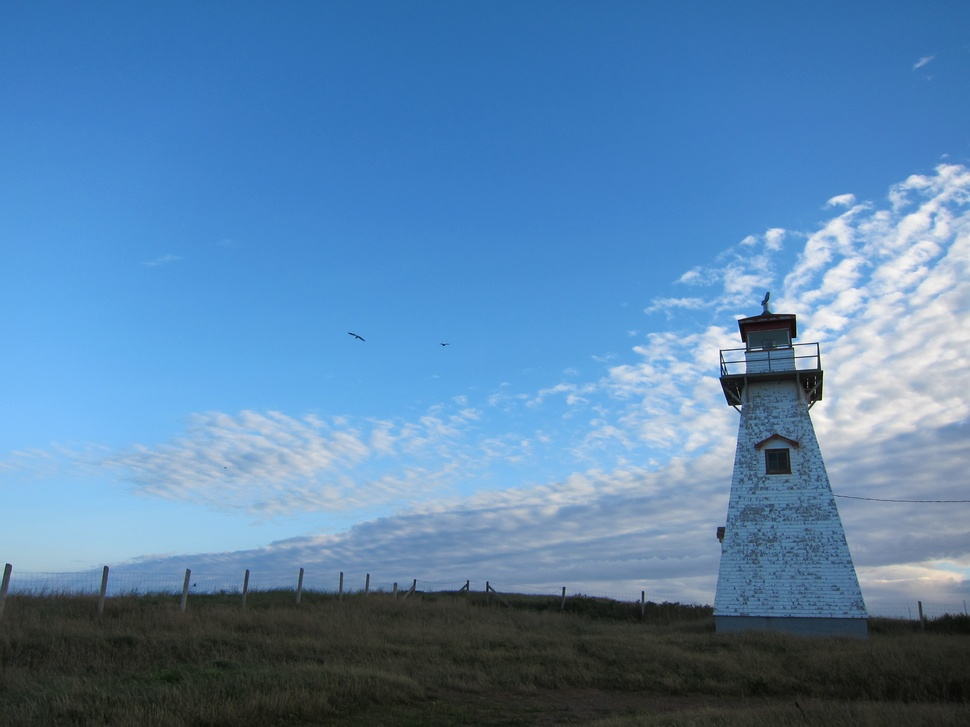
#> input picture IMG_1396.JPG, 970 x 727 px, shrunk from 3648 x 2736 before the run
$ python filter3.py ../IMG_1396.JPG
#> lines starting #> are read from the running program, lines starting #| are printed output that depends on the picture
from PIL import Image, ImageFilter, ImageOps, ImageEnhance
import sys

img = Image.open(sys.argv[1])
#> img is the input picture: PIL image 970x727 RGB; mean R, G, B 88.7, 131.4, 172.4
width, height = img.width, img.height
img = ImageOps.posterize(img, 4)

r = img.split()[0]
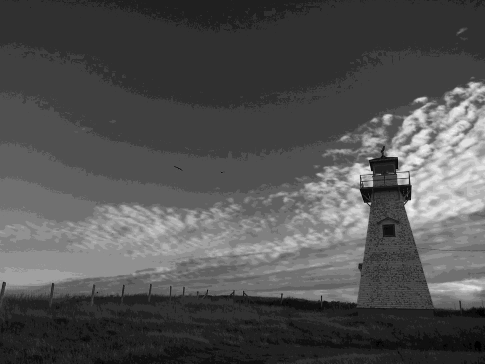
#> r: PIL image 970x727 L (shown at 1/2 size); min 0, max 240, mean 81.2
r = ImageEnhance.Contrast(r).enhance(2.0)
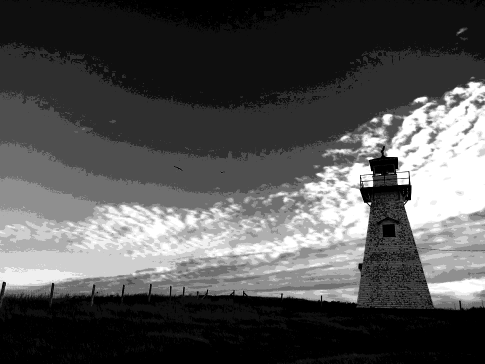
#> r: PIL image 970x727 L (shown at 1/2 size); min 0, max 255, mean 82.5
r = ImageEnhance.Brightness(r).enhance(1.5)
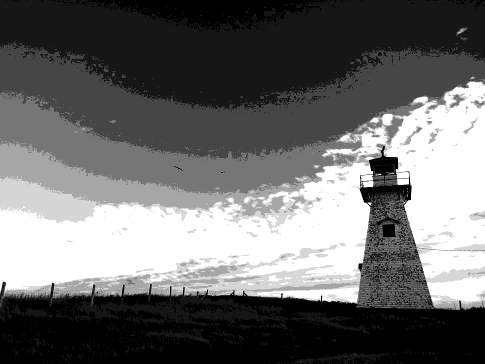
#> r: PIL image 970x727 L (shown at 1/2 size); min 0, max 255, mean 107.8
r = ImageOps.colorize(r, (0,0,255), (255,0,255))
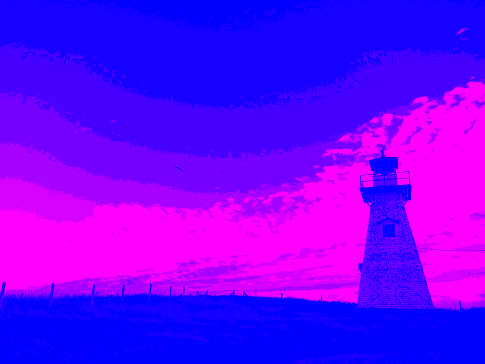
#> r: PIL image 970x727 RGB (shown at 1/2 size); mean R, G, B 107.8, 0, 255

img = Image.blend(img, r, 0.55)
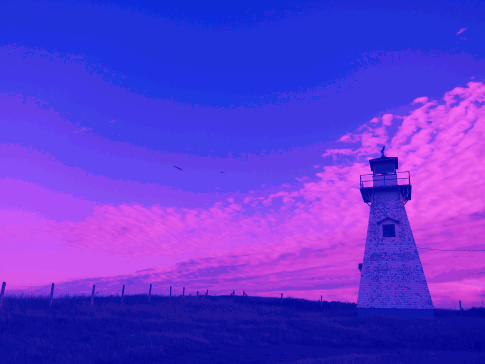
#> img: PIL image 970x727 RGB (shown at 1/2 size); mean R, G, B 95.4, 55.3, 213.9
img = ImageEnhance.Sharpness(img).enhance(20.0)
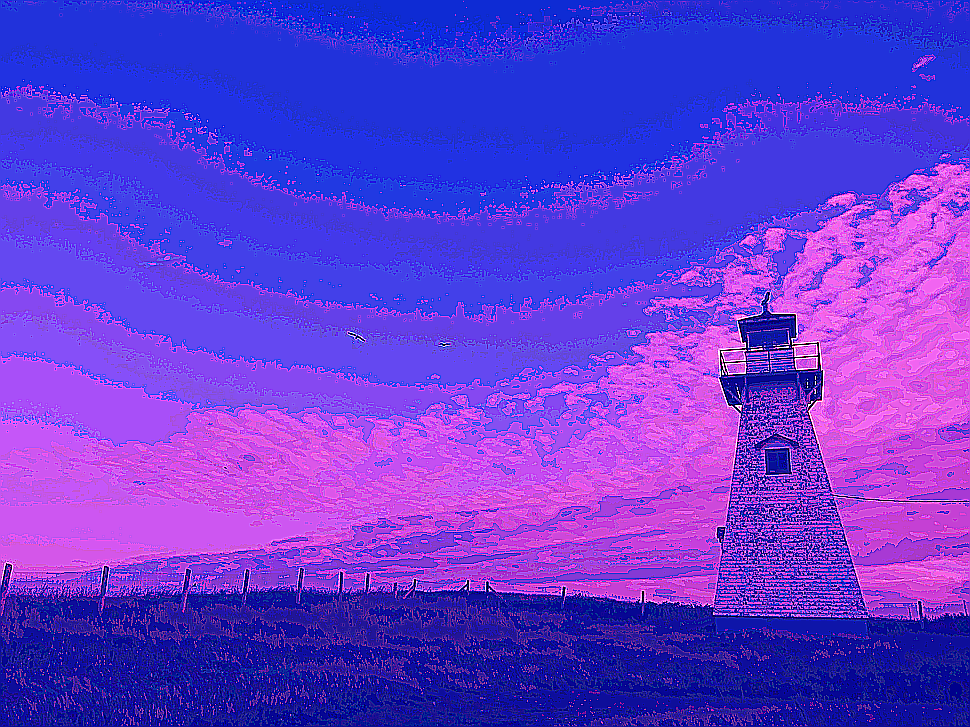
#> img: PIL image 970x727 RGB; mean R, G, B 99.8, 57.2, 212.3

img.save("filter10.jpg")

$ run again, on IMG_4132.JPG
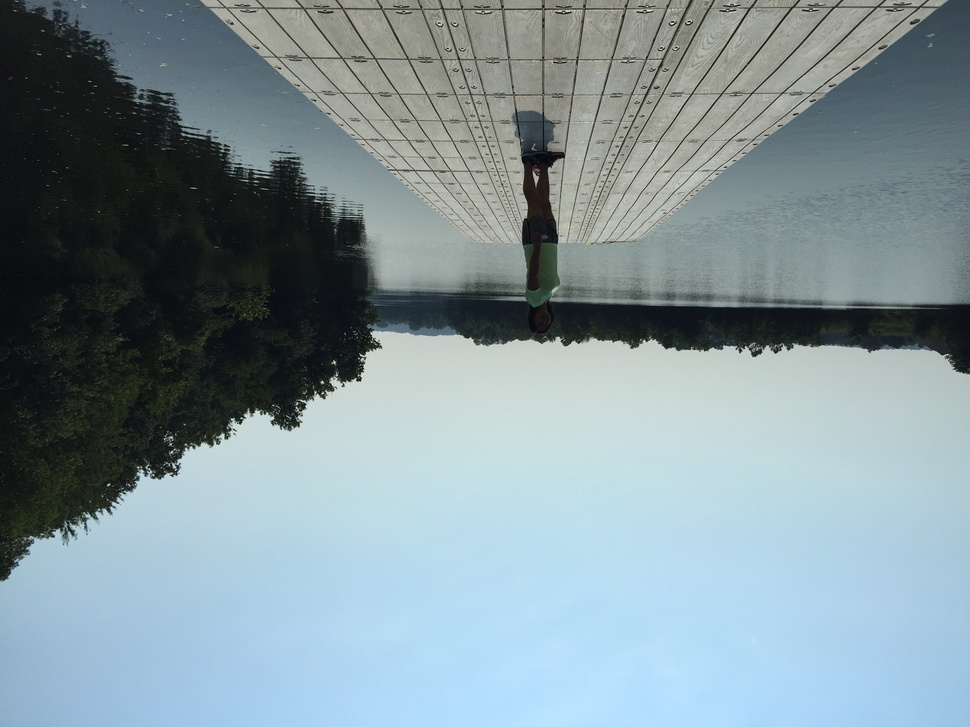
#> input picture IMG_4132.JPG, 970 x 727 px, shrunk from 3264 x 2448 before the run
#> img is the input picture: PIL image 970x727 RGB; mean R, G, B 130.6, 148.1, 154.5
#> `r = ImageOps.colorize(r, (0,0,255), (255,0,255))`:
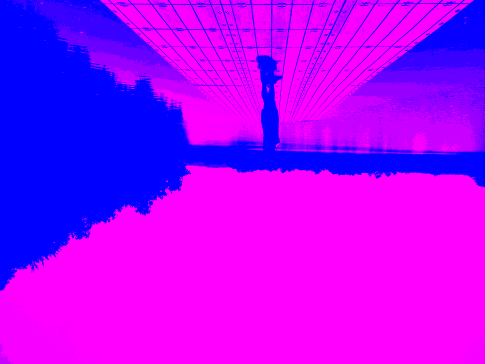
#> r: PIL image 970x727 RGB (shown at 1/2 size); mean R, G, B 173.1, 0, 255
#> `img = ImageEnhance.Sharpness(img).enhance(20.0)`:
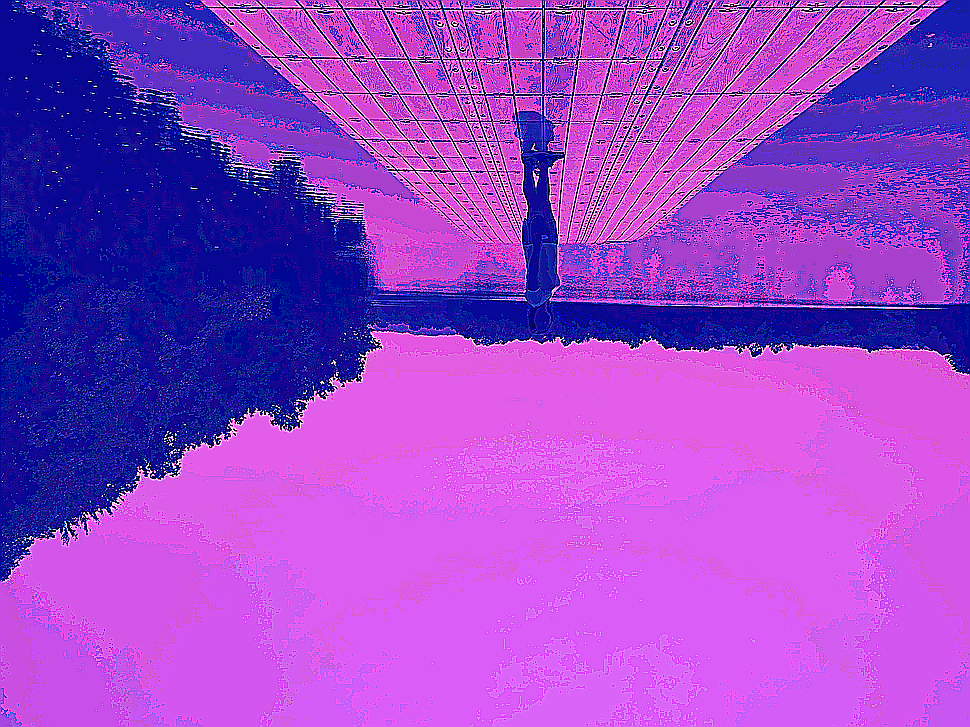
#> img: PIL image 970x727 RGB; mean R, G, B 152.3, 67.8, 203.3

$ run again, on IMG_5212.JPG
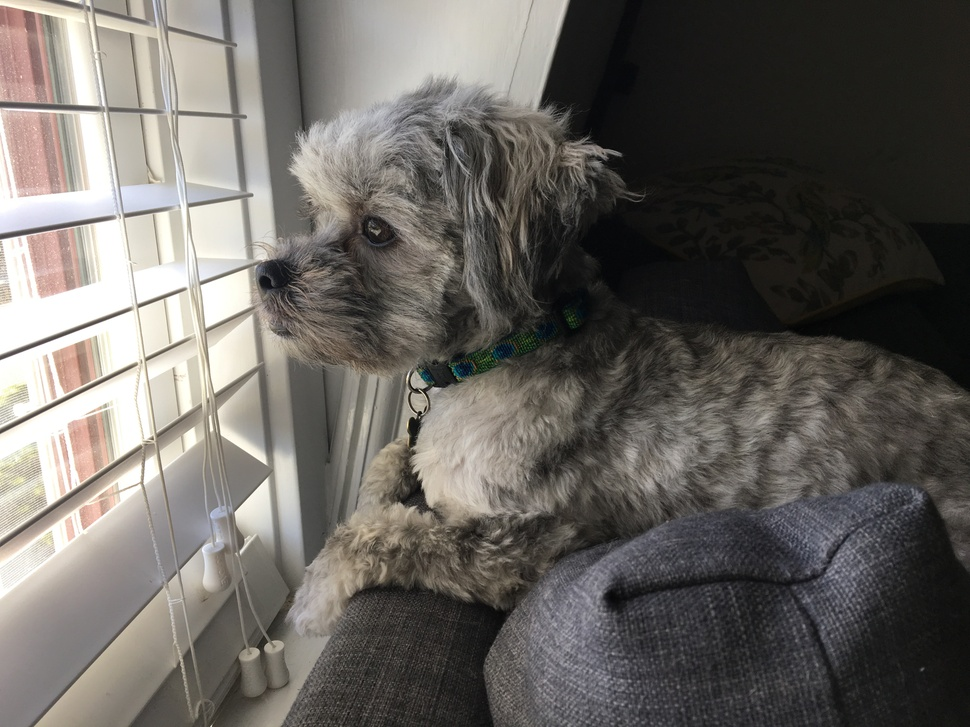
#> input picture IMG_5212.JPG, 970 x 727 px, shrunk from 4032 x 3024 before the run
#> img is the input picture: PIL image 970x727 RGB; mean R, G, B 104.4, 100.8, 96.2
#> `r = ImageOps.colorize(r, (0,0,255), (255,0,255))`:
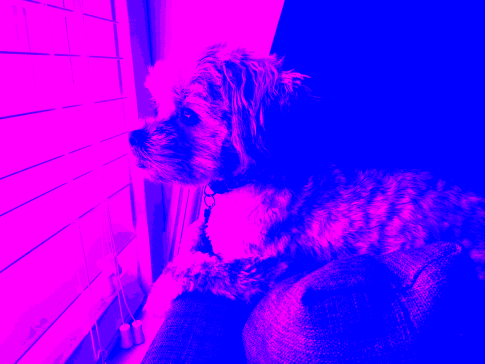
#> r: PIL image 970x727 RGB (shown at 1/2 size); mean R, G, B 119.8, 0, 255
#> `img = ImageEnhance.Sharpness(img).enhance(20.0)`:
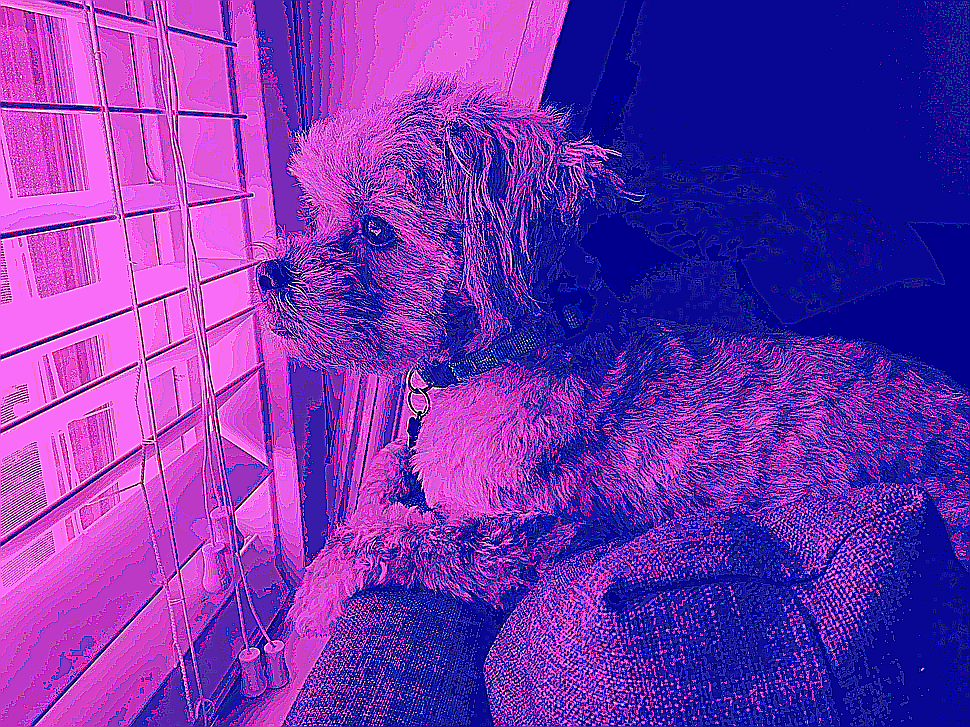
#> img: PIL image 970x727 RGB; mean R, G, B 114, 47.2, 176.6
